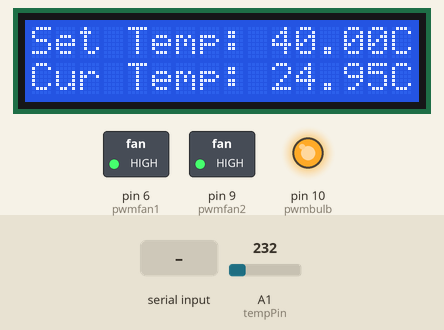
A sketch run on a simulated Arduino Uno, built with avr-gcc and run on an emulated ATmega328P. Parts: 16×2 character LCD, switched loads named in the sketch (green lamp = pin HIGH), output pins drawn as LEDs (lit = HIGH). Inputs (shaded band) come from the test bench; at power-on: A1 (tempPin) = 232. What the sketch prints to the serial monitor is not drawn.

Above: at 1.2 s.
1.3 s: "t90\n" received over Serial
At 2.8 s:
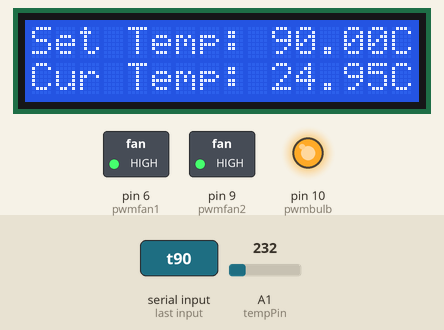
3.9 s: A1 (tempPin) set to 250
At 5.0 s:
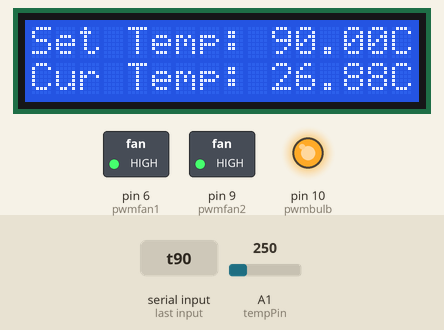
5.5 s: A1 (tempPin) set to 266
At 6.1 s:
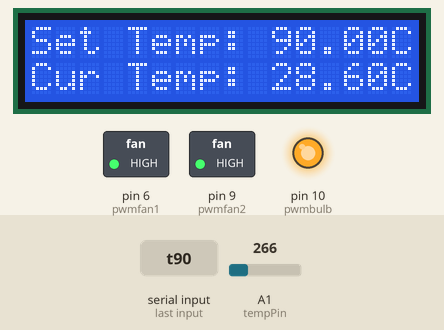
7.1 s: A1 (tempPin) set to 290
At 8.4 s:
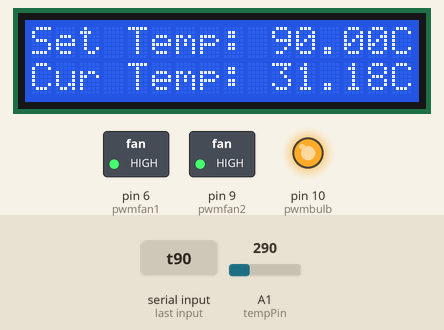
Timing chart, 0 to 9.7 s (numbered marks = the images above; inputs shaded):
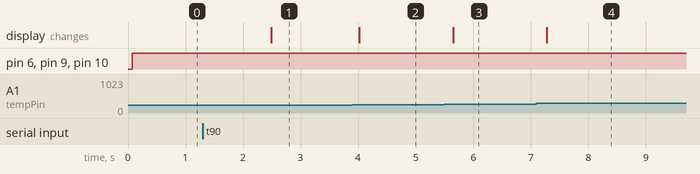

Measured:
- after the input at 1.3 s, the display: changes after 1.2 s (image 1)
- after the input at 3.9 s, the display: changes after 0.12 s (image 2)
- after the input at 5.5 s, the display: changes after 0.15 s (image 3)
- after the input at 7.1 s, the display: changes after 0.18 s (image 4)

The sketch:

Final_Eval_with_PI.ino
```cpp
#include <PID_v1.h>
#include <LiquidCrystal.h> // include the library code:

float tempC;
float tempF;
int pwmfan1 = 6;
int pwmfan2 = 9;

////////////////Enter required Temperature/////////////////////
//////////////////////////////////////////////////////
float setTemp=40;
//////////////////////////////////////////////////////
//////////////////////////////////////////////////////


// initialize the library by associating any needed LCD interface pin
// with the arduino pin number it is connected to
const int rs = 12, en = 11, d4 = 5, d5 = 4, d6 = 3, d7 = 2;
LiquidCrystal lcd(rs, en, d4, d5, d6, d7);


int pwmbulb = 10;
double Setpoint, Input, Output,Output1;
double Kp=150, Ki=1, Kd=0;
PID myPID(&Input, &Output, &Setpoint, Kp, Ki, Kd, DIRECT);
PID myPID1(&Input, &Output1, &Setpoint, Kp, Ki, Kd, DIRECT);


int reading;
float referenceVoltage;

int tempPin = 1; //Analog pin connected to LM35


int x=0;
int t=0;
int flag=0;
int tl=20;
int th=80;
//int setTemp=(tl+th)/2;

int logpin=A2;
char rem = 0;
String tmp;
int tolerance=0;

void setup()
{
 Input = analogRead(tempPin);

 Serial.begin(9600);
 analogReference(INTERNAL);
 referenceVoltage = 1.1;
   pinMode(pwmfan1, OUTPUT);
   pinMode(pwmfan2, OUTPUT);
  pinMode(pwmbulb, OUTPUT);
  pinMode(logpin, INPUT);

  Serial.begin(9600);
   Setpoint = (setTemp)*(1023/110);
    myPID.SetMode(AUTOMATIC);
    myPID1.SetMode(AUTOMATIC);

    lcd.begin(16, 2);
    lcd.setCursor(0,0);
    lcd.print("Set Temp: ");
    lcd.setCursor(0,1);
    lcd.print("Cur Temp: ");
  // Print a message to the LCD.
}

void loop()
{
  if (Serial.available()>0)
  {
    rem=Serial.read();
    if(rem=='t')
    {
      Serial.println("Enter required temperature: ");
     setTemp=0;
     while(setTemp==0)
     {
      tmp=Serial.readString();
      setTemp=tmp.toInt();

     }
           Serial.print("setTemp: ");
      Serial.print(setTemp);

       lcd.setCursor(10,0);
      lcd.print(setTemp);
      delay(100);
    }
  }
  Input=analogRead(tempPin);
  float tp=Input*(1.1*100)/1023;
  //float tp = (5*Input*100/1024);
  Serial.println(tp); // Current Temperature
  lcd.setCursor(10,1);
  lcd.print(tp);
  lcd.println("C");
  lcd.setCursor(10,0);
  lcd.print(setTemp);
  lcd.print("C");
  myPID.Compute();
  myPID1.Compute();
  analogWrite(pwmfan1,Output1);
  analogWrite(pwmfan2,Output1);
  analogWrite(pwmbulb, Output);
  delay(200);
}
```
